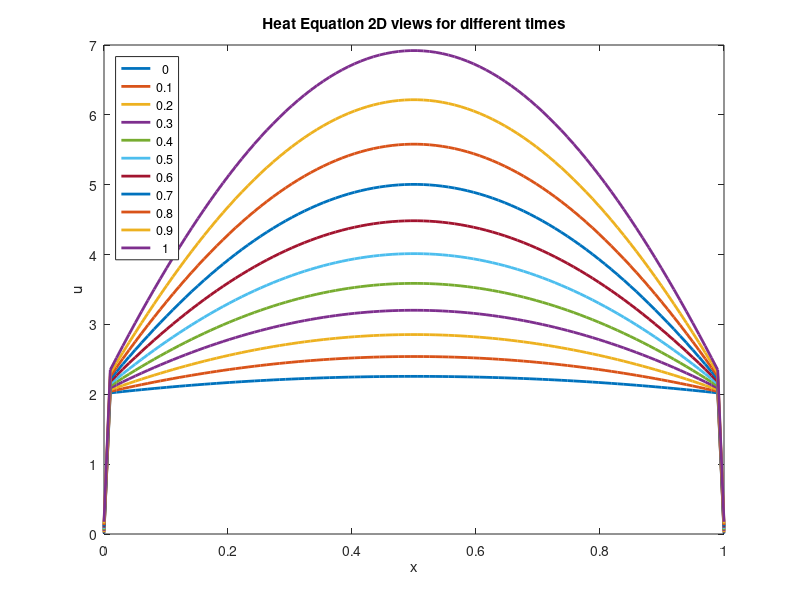

Reproduce this figure in MATLAB.
%% Heat equation  in 1D

% The PDE for the 1D heat equation is

% u_t = \kappa u_xx, where 0 <= x <= L and t > 0
% \kappa is a 'heat' constant

% with boundary conditions
% u(0, t) = a(t)
% u(L, t) = b(t)

% and initial conditions
% u(x, 0) = g(x)

%     x--->
% |---------------------------------------------------------|
% 0                                                         L

%% Discretised 1D heat equation
% The discretised (space) version with Finite Differences is

% dU_i/dt = \kappa [U_(i-1) - 2 U_i + U_(i+1)]/dx^2

% The PDE for 1D heat equation is Ut = \kappa Uxx
% in the domain 0=<x=<L and 0=<t

% Boundary conditions
% U(0,t)=a(t)
% U(L,t)=b(t)

% Initial conditions U(x,0)=g(x)

% u(t,x) is the solution

%% Clear all variables
clear; clc; clf;

%% Problem configuration

% Heat constant
kappa = 0.01;
%a=@(t) 2*t;
%b=@(t) 2*t+1;
a=@(t) 0;
b=@(t) 0;
%g=@(x) x.^2;
%g=@(x) sin(x)*cos(x);
g=@(x) 2;

% Size of the domain
L = pi;
% Number of points (equations) to discretize the domain
Nx = 100;
dx = L/(Nx-1);

% Domain discretisation
x = linspace(0, 1, Nx);

% Time integration parameters
dt = 0.1;
initial_time = 0;
final_time = 1;

% Set initial conditions
u=zeros(Nx,1);
for i=2:Nx-1
    u(i) = g(x(i));
end

% Set boundary conditions
u(1) = a(initial_time);
u(Nx) = b(initial_time);

%% Create the system of equations
% Matrix A
A = eye(Nx);
A = A * (-2 / dx^2);
A = A + 1 / dx^2 * diag(ones(Nx-1, 1), -1);
A = A + 1 / dx^2 * diag(ones(Nx-1, 1), 1);
A = kappa * A;

for t=initial_time:dt:final_time
    % Vector rhs (from boundary and initial conditions)
    rhs = -(kappa * u);

    % Solve the system
    du = A\rhs;

    % Time integration (Euler)
    u = u + dt*du;

    % Enforce boundary conditions
    %u(1) = a(t);
    %u(Nx) = b(t);
    
    plot(x,u,'linewidth',2);
    hold on

end

title('Heat Equation 2D views for different times')
xlabel('x')
ylabel('u')
times = initial_time:dt:final_time;
legend(num2str(times'),'Location','northwest');